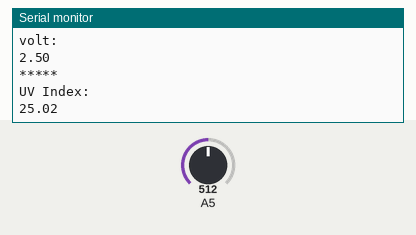
Simulated run of this sketch. Board: Arduino Uno, built with avr-gcc and run on an emulated ATmega328P. Shown: the last lines printed to the serial monitor. The test bench sets the inputs (shaded band); at power-on: A5 = 512.

Above: at 2.8 s.
2.9 s: A5 set to 716
At 5.0 s:
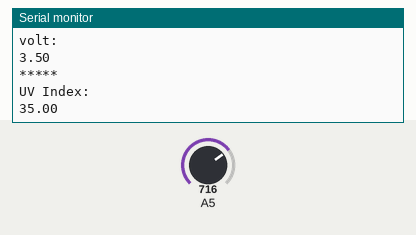
5.6 s: A5 set to 900
At 6.5 s:
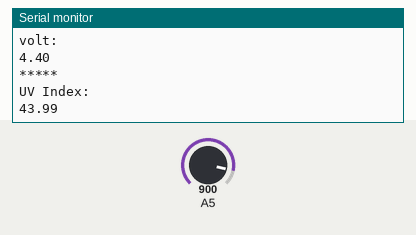
Timing chart, 0 to 8.6 s (numbered marks = the images above; inputs shaded):
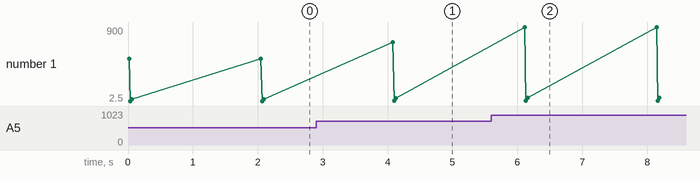

Measured:
- after the input at 2.9 s, the serial monitor: prints a new line after 1.2 s (image 1)
- after the input at 5.6 s, the serial monitor: prints a new line after 0.51 s (image 2)
- plotted number 1: 25.02 → 35 after the input at 2.9 s, 35 → 43.99 after the input at 5.6 s

The sketch:

UV-Ram.ino
```cpp
void setup() {
  // put your setup code here, to run once:
  Serial.begin(9600);
}

void loop() {
  // put your main code here, to run repeatedly:
  int sensorVlaue = analogRead(A5);
   Serial.println("A5 Pin Value:");
   Serial.println(sensorVlaue);
   Serial.println("*****");

   float volt = sensorVlaue *  (5.0 / 1023.0);
   Serial.println("volt:");
   Serial.println(volt);
   Serial.println("*****");

   float uvIndiex = volt / .1;
  Serial.println("UV Index:");
  Serial.println( uvIndiex);
  delay(2000);
  Serial.println("#############################");
}
```
